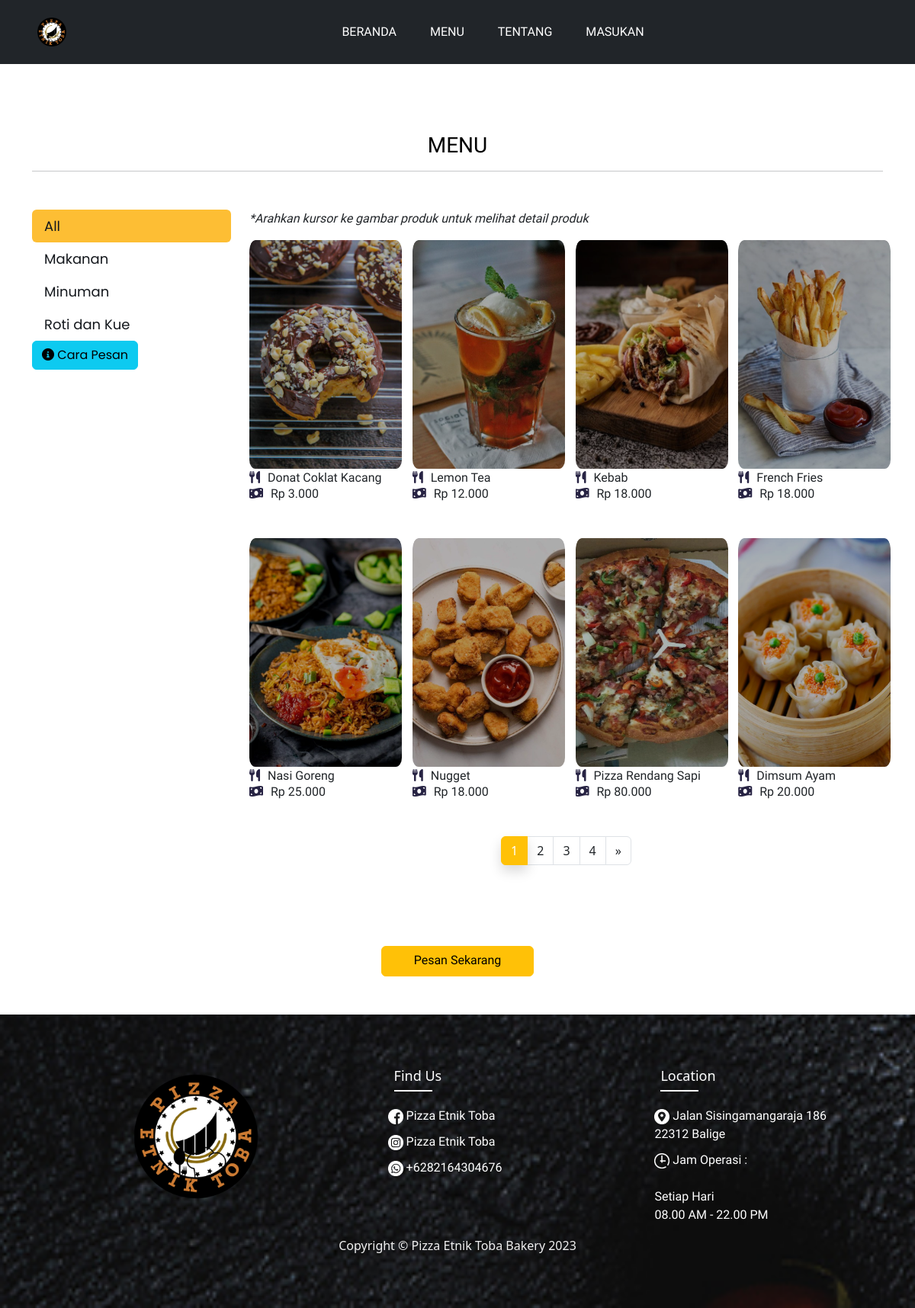
/Website/menu.php, run on the app's committed database.
### tables this page shows
CREATE TABLE `kategori` (
  `id_kategori` int(11) NOT NULL,
  `nama_kategori` varchar(100) NOT NULL,
  `status` enum('Aktif','Nonaktif') NOT NULL DEFAULT 'Aktif'
);

CREATE TABLE `produk` (
  `id_produk` int(11) NOT NULL,
  `nama_produk` varchar(100) NOT NULL,
  `harga_produk` float NOT NULL,
  `gambar_produk` varchar(255) NOT NULL,
  `status_produk` enum('Aktif','Nonaktif') NOT NULL DEFAULT 'Aktif',
  `id_kategori` int(11) NOT NULL,
  `id_admin` int(11) NOT NULL DEFAULT 1,
  `deskripsi_produk` text DEFAULT NULL
);

### Website/menu.php (the view, shortened to what this page needs)
<!DOCTYPE html>
<html lang="en">
<head>
	<link href="https://cdn.jsdelivr.net/npm/bootstrap@5.3.0-alpha3/dist/css/bootstrap.min.css" rel="stylesheet">
	<link rel="stylesheet" href="../css/style2.css">
	<link rel="stylesheet" href="../css/responsive.css">
	<link rel="stylesheet" href="../css/navbar.css">
	<link rel="stylesheet" href="https://cdnjs.cloudflare.com/ajax/libs/font-awesome/6.0.0-beta2/css/all.min.css" />
</head>
<?php include 'koneksi/header.php' ?>
<div id="pesansekarang">
	<form action="" method="post">
		<div class="menu-box">
			<div class="container">
				<div class="row">
					<div class="col-lg-12">
						<div class="heading-title text-center">
							<h2 style="font-family: 'Reem Kufi Fun', sans-serif;">MENU</h2>
							<hr>
						</div>
					</div>
				</div>
				<div class="row inner-menu-box">
					<div class="col-3">
						<div class="nav flex-column nav-pills" id="v-pills-tab" role="tablist" aria-orientation="vertical">
							<a class="nav-link active" id="v-pills-semua-tab" data-toggle="pill" href="#v-pills-semua" role="tab" aria-controls="v-pills-semua" aria-selected="true">All</a>
							<?php
							$kategori_query = "SELECT * FROM kategori WHERE status ='aktif'";
                                    $kategori_result = mysqli_query($koneksi, $kategori_query);
                                    while ($kategori = mysqli_fetch_assoc($kategori_result)) {
										$kategori_type = str_replace(' ', '', $kategori['nama_kategori']);
										$kategori_name = $kategori['nama_kategori'];
										?>
							<a class="nav-link" id="v-pills-<?php echo $kategori_type;?>-tab" data-toggle="pill" href="#v-pills-<?php echo $kategori_type;?>" role="tab" aria-controls="v-pills-<?php echo $kategori_type;?>" aria-selected="false"><?php echo $kategori_name;?></a>
						<?php }?>
						</div>
						<button type="button" style="height:auto; width: auto; font-family: 'Poppins';" class="btn btn-info" data-bs-toggle="modal" data-bs-target="#exampleModal">
						<i class="fa-solid fa-circle-info"></i> Cara Pesan
						</button>
					</div>
					<div class="col-9">
						<p class="pc"><em>*Arahkan kursor ke gambar produk untuk melihat detail produk</em></p>
						<div class="tab-content" id="v-pills-tabContent">
							<div class="tab-pane fade show active" id="v-pills-semua" role="tabpanel" aria-labelledby="v-pills-semua-tab">
								<div class="row">
									<?php
									$jumlahDataPerHalaman = 8;
									$result = mysqli_query($koneksi, "SELECT * FROM produk WHERE status_produk='aktif'");
									$jumlahData = mysqli_num_rows($result);
									$jumlahHalaman = ceil($jumlahData / $jumlahDataPerHalaman);
									$halamanAktif = (isset($_GET["halaman"])) ? $_GET["halaman"] : 1;
									$awalData = ($jumlahDataPerHalaman * $halamanAktif) - $jumlahDataPerHalaman;
									$query = "SELECT * FROM produk WHERE status_produk='aktif' LIMIT $awalData,$jumlahDataPerHalaman";
									$result_set = $koneksi->query($query);
									while ($row = $result_set->fetch_assoc()) {
									?>
										<div class="col-lg-3 col-md-6 special-grid drinks">
											<div class="gallery-single fix" style="width: 200px;">
												<img src="../pictures/<?php echo $row['gambar_produk']; ?>" class="img-fluid" style="height: 300px;" alt="Image" />
												<p class="nama"><i class="fa-solid fa-utensils" style="color: #272343; margin-right: 10px;"></i><?php echo  $row['nama_produk']; ?></p>
												<p class="harga"> <i class="fa-solid fa-money-bill-wave" style="color: #272343; margin-right:10px;"></i>Rp <?php echo number_format($row['harga_produk'], 0, ',', '.'); ?></p>
											</div>
										</div>
									<?php } ?>
								</div>
								<ul class="pagination justify-content-center pagination-black">
									<?php for ($i = 1; $i <= $jumlahHalaman; $i++) : ?>
										<?php if ($i == $halamanAktif) : ?>
											<li class="page-item active ">
												<a class="page-link bg-warning border border-warning shadow" href="?halaman=<?= $i; ?>"><?= $i; ?></a>
											</li>
										<?php else : ?>
											<li class="page-item">
												<a class="page-link text-dark" href="?halaman=<?= $i; ?>"><?= $i; ?></a>
											</li>
										<?php endif; ?>
									<?php endfor; ?>
									<?php if ($halamanAktif < $jumlahHalaman) : ?>
										<li class="page-item">
											<a class="page-link text-dark" href="?halaman=<?= $halamanAktif + 1; ?>" aria-label="Next">
												<span aria-hidden="true">&raquo;</span>
											</a>
										</li>
									<?php endif; ?>
								</ul>
							</div>
						</div>
					</div>
				</div>
			</div>
		</div>
	</form>
	<center>
		<a href="../Website/pemesanan.php" class="btn btn-warning" style="height:40px; width:200px; font-family:magra; margin-bottom:50px;">Pesan Sekarang</a>
	</center>
</div>
<?php include 'koneksi/footer.php' ?>
</body>
</html>

### Website/koneksi/footer.php
<footer class="footer" style="background-image: url(../Pictures/pisa3.jpg);">
    <div class="container">
        <div class="row">
            <div class="footer-col col-lg-2">
                <a href="login.php"><img src="../pictures/PET.png" style="width: 180px;"></a>
            </div>
            <div class="footer-col col-lg-3">
                <h4>Find Us</h4>
                <ul>
                    <li><a href="https://web.facebook.com/pages/Pizza-Etnik-Toba/156817371650659"> <img src="../pictures/facebook.png" style="width: 20px;"> Pizza Etnik Toba</a></li>
                    <li><a href="https://www.instagram.com/pizzaetniktoba5/?igshid=YmMyMTA2M2Y%3D"> <img src="../pictures/instagram.png" style="width: 20px;"> Pizza Etnik Toba</a>
                    </li>
                    <?php
                    include_once('koneksi.php');
                    $query = 'SELECT * FROM admin';
                    $result_set = $koneksi->query($query);
                    $row = $result_set->fetch_assoc();
                    $nomor_telepon = $row['nomor_telepon_admin'];
                    $phone_number = preg_replace("/[^0-9]/", "", $nomor_telepon);
                    $api_url = "https://api.whatsapp.com/send?phone=$phone_number&text=";
                    ?>
                    <li><a href="<?php echo $api_url?>"> <img src="../pictures/whatsapp.png" style="width:20px;"> +<?php echo $nomor_telepon?></a></li>
                </ul>
            </div>
            <div class="footer-col col-lg-3">
                <h4>Location</h4>
                <ul>
                    <li><a href="#"> <img src="../pictures/gps.png" style="width: 20px;"> Jalan Sisingamangaraja 186
                            22312
                            Balige </a></li>
                    <li><a href="#"> <img src="../Pictures/clock.png" style="width:20px;"> Jam Operasi : <br> <br>
                            Setiap
                            Hari <br> 08.00 AM - 22.00 PM</a></li>
                </ul>
            </div>
        </div>
    </div>
    <center>
        <p style="margin: 0; padding: 0;">Copyright © Pizza Etnik Toba Bakery 2023</p>
    </center>
</footer>

### css/style2.css (style rules this page uses)
::placeholder { font-family: 'Poppins'; }
.pc { display: block; font-family: 'magra'; }
* { box-sizing: border-box; }
.btn { width: 200px; height: 50px; }
html { scroll-behavior: smooth; }
.container { --bs-gutter-x: 1.5rem; --bs-gutter-y: 0; width: 100%; padding-right: calc(var(--bs-gutter-x) * 0.5); padding-left: calc(var(--bs-gutter-x) * 0.5); margin-right: auto; margin-left: auto; }
@media (min-width: 576px) { .container { max-width: 540px; } }
@media (min-width: 768px) { .container { max-width: 720px; } }
@media (min-width: 992px) { .container { max-width: 960px; } }
@media (min-width: 1200px) { .container { max-width: 1140px; } }
.row:after { content: ""; display: table; clear: both; }
a { color: #000000; text-decoration: none !important; outline: none !important; -webkit-transition: all 0.3s ease-in-out; -moz-transition: all 0.3s ease-in-out; -ms-transition: all 0.3s ease-in-out; -o-transition: all 0.3s ease-in-out; transition: all 0.3s ease-in-out; }
.menu-box { padding: 90px 0px; }
.heading-title { margin-bottom: 50px; }
.heading-title h2 { color: #010101; font-size: 28px; font-family: "Rubik", sans-serif; font-weight: 500; }
.inner-menu-box .nav-pills .nav-link.active { background: #FDBE34; }
.inner-menu-box .nav-pills .nav-link { font-size: 18px; font-family: 'Poppins', sans-serif; color: var(--color3); }
.img-fluid { width: 100%; height: 250px; border-radius: 4%; transition: .3s all; filter: brightness(.7); }
.gallery-single { margin-bottom: 30px; position: relative; overflow: hidden; border-radius: 4%; width: 150px; }
.nama { font-family: 'Reem Kufi Fun', sans-serif; margin-bottom: -3px; }
.harga { font-family: 'Reem Kufi Fun', sans-serif; }
button { background-color: #fff; border: 1px solid #25d366; padding: 5px; position: relative; width: 6.2em; height: 2em; transition: 0.5s; font-size: 17px; border-radius: 0.4em; justify-content: end; align-items: end; }

### css/navbar.css (style rules this page uses)
* { margin: 0; padding: 0; box-sizing: border-box; }
.footer { padding: 70px; bottom: 0px; background-size: cover; background-attachment: fixed; color: #f1f1f1; }
footer { position: sticky; top: 100%; align-items: center; }
ul { list-style: none; }
.footer-col { width: 25%; margin-left: 8%; }
.footer-col h4 { font-size: 18px; color: var(--color1); margin-bottom: 30px; font-weight: 500px; position: relative; }
.footer-col h4::before { content: ""; position: absolute; left: 0; background-color: var(--color1); bottom: -10px; height: 2px; box-sizing: border-box; width: 50px; }
.footer-col ul li:not(:last-child) { margin-bottom: 10px; }
.footer-col ul li a { font-size: 16px; text-transform: capitalize; color: var(--color1); text-decoration: none; font-weight: 300; color: var(--color1); display: block; transition: all 0.3s ease; font-family: "magra"; margin-left: -40px; }

### data on the page
kategori: nama_kategori "Makanan"
kategori: nama_kategori "Minuman"
kategori: nama_kategori "Roti dan Kue"
produk: gambar_produk (picture), nama_produk "Donat Coklat Kacang", harga_produk "3.000"
produk: gambar_produk (picture), nama_produk "Lemon Tea", harga_produk "12.000"
produk: gambar_produk (picture), nama_produk "Kebab", harga_produk "18.000"
produk: gambar_produk (picture), nama_produk "French Fries", harga_produk "18.000"
produk: gambar_produk (picture), nama_produk "Nasi Goreng", harga_produk "25.000"
produk: gambar_produk (picture), nama_produk "Nugget", harga_produk "18.000"
produk: gambar_produk (picture), nama_produk "Pizza Rendang Sapi", harga_produk "80.000"
produk: gambar_produk (picture), nama_produk "Dimsum Ayam", harga_produk "20.000"

### other printed values
$nomor_telepon "6282164304676"
